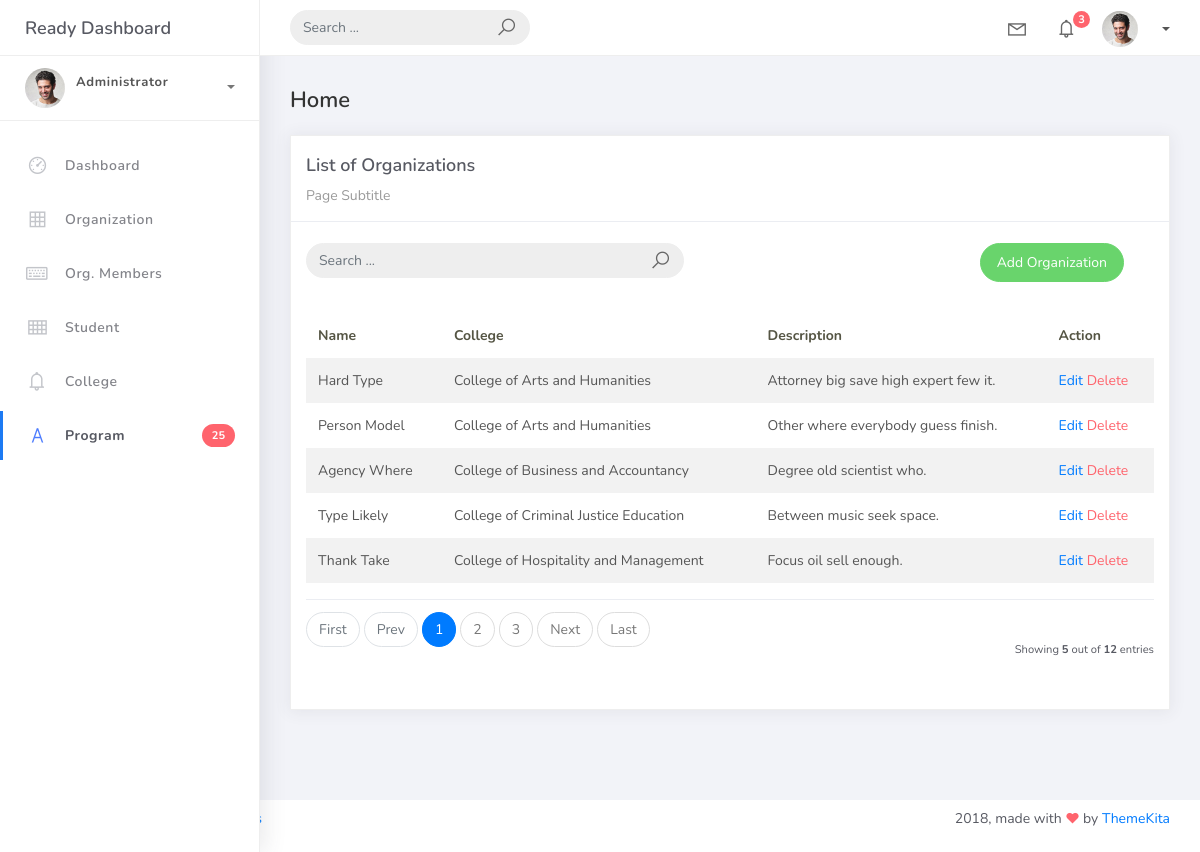
Screenshot of /organization_list with the database file from the repository.
### studentorg/models.py (models this page shows, shortened)
class BaseModel(models.Model):
    created_at = models.DateTimeField(auto_now_add=True, db_index=True)
    updated_at = models.DateTimeField(auto_now=True)
    class Meta:
        abstract = True

class Organization(BaseModel):
    name = models.CharField(max_length=250)
    college = models.ForeignKey(College, null=True, blank=True, on_delete=models.CASCADE)
    description = models.CharField(max_length=500)

class College(BaseModel):
    college_name = models.CharField(max_length=150)
    def __str__(self):
        return self.college_name

### studentorg/views.py (the view)
# urls.py: path('organization_list', OrganizationList.as_view(), name='organization-list'),
class OrganizationList(ListView):
    model = Organization
    context_object_name = 'organization'
    template_name = 'org_list.html'
    paginate_by = 5
    ordering = ["college__college_name","name"]
    def get_queryset(self):
            qs = super().get_queryset()
            query = self.request.GET.get('q')
            if query:
                qs = qs.filter(
                    Q(name__icontains=query) |
                    Q(description__icontains=query) |
                    Q(college__college_name__icontains=query)
                )
            return qs

### templates/org_list.html
{% extends 'base.html' %}
{% load static %}
{% block content %}
<div class="content">
    <div class="container-fluid">
        <h4 class="page-title">Home</h4>
        <div class="row">
            <div class="col-md-12">
                <div class="card">
                    <div class="card-header">
                        <div class="card-title">List of Organizations</div>
                        <div class="card-category">Page Subtitle</div>
                    </div>
                    <br />
                    <div class="col-md-12 row">
                        <div class="col-md-6">
                            <form class="navbar-left navbar-form nav-search mr-md-3" action="{% url 'organization-list'%}">
                                <div class="input-group">
                                        <input type="text" placeholder="Search ..." class="form-control" name="q" />                                    <div class="input-group-append">
                                        <span class="input-group-text">
                                            <i class="la la-search search-icon"></i>
                                        </span>
                                    </div>
                                </div>
                            </form>
                        </div>
                        <div class="col-md-6">
                            <div class="pull-right">
                                <a href="{% url 'organization-add' %}" class="btn btn-success btn-rounded">
                                    Add Organization
                                </a>
                            </div>
                        </div>
                    </div>
                    <div class="card-body">
                        <table class="table table-striped mt-3">
                            <thead>
                                <tr>
                                    <th scope="col">Name</th>
                                    <th scope="col">College</th>
                                    <th scope="col">Description</th>
                                    <th scope="col">Action</th>
                                </tr>
                            </thead>
                            <tbody>
                                {% for object in object_list %}
                                <tr>
                                    <td>{{ object.name }}</td>
                                    <td>{{ object.college }}</td>
                                    <td>{{ object.description }}</td>
                                    <td>
                                        <a href="organization_list/{{ object.id }}">Edit</a>
                                        <a href="organization_list/{{ object.id }}/delete" class="text-danger">Delete</a>
                                    </td>
                                </tr>
                                    {% empty %}
                                    <tr>
                                        <td colspan="4" style="text-align: center">
                                        <p class="text-sm font-weight-bold mb-0">No Records Found</p>
                                        </td>
                                    </tr>
                                    {% endfor %}
                            </tbody>
                        </table>
                        {% include 'includes/pagination.html' %}
                    </div>
                </div>
            </div>
        </div>
    </div>
</div>
{% endblock %}

### templates/base.html (shortened to what this page needs)
{% load static %}
{% load pwa %}
<!DOCTYPE html>
<html>
<head>
    <link rel="stylesheet" href="{% static 'css/bootstrap.min.css' %}">
	<link rel="stylesheet" href="{% static 'css/ready.css' %}">
    <link rel="stylesheet" href="{% static 'css/demo.css' %}">
</head>
<body>
	<div class="wrapper">
		<div class="main-header">
			<div class="logo-header">
				<a href="index.html" class="logo">
					Ready Dashboard
				</a>
			</div>
			<nav class="navbar navbar-header navbar-expand-lg">
				<div class="container-fluid">
					<form class="navbar-left navbar-form nav-search mr-md-3" action="">
						<div class="input-group">
							<input type="text" placeholder="Search ..." class="form-control">
							<div class="input-group-append">
								<span class="input-group-text">
									<i class="la la-search search-icon"></i>
								</span>
							</div>
						</div>
					</form>
					<ul class="navbar-nav topbar-nav ml-md-auto align-items-center">
						<li class="nav-item dropdown hidden-caret">
							<a class="nav-link dropdown-toggle" href="#" id="navbarDropdown" role="button" data-toggle="dropdown" aria-haspopup="true" aria-expanded="false">
								<i class="la la-envelope"></i>
							</a>
						</li>
						<li class="nav-item dropdown hidden-caret">
							<a class="nav-link dropdown-toggle" href="#" id="navbarDropdown" role="button" data-toggle="dropdown" aria-haspopup="true" aria-expanded="false">
								<i class="la la-bell"></i>
								<span class="notification">3</span>
							</a>
						</li>
						<li class="nav-item dropdown">
							<a class="dropdown-toggle profile-pic" data-toggle="dropdown" href="#" aria-expanded="false"> <img src="{% static 'img/profile.jpg' %}" alt="user-img" width="36" class="img-circle"> <span >{{request.user.username}}</span></span> </a>
							</li>
						</ul>
					</div>
				</nav>
			</div>
			<div class="sidebar">
				<div class="scrollbar-inner sidebar-wrapper">
					<div class="user">
						<div class="photo">
							<img src="{% static 'img/profile.jpg' %}">
						</div>
						<div class="info">
							<a class="" data-toggle="collapse" href="#collapseExample" aria-expanded="true">
								<span>
									<span class="user-level">Administrator</span>
									<span class="caret"></span>
								</span>
							</a>
							<div class="clearfix"></div>
						</div>
					</div>
					<ul class="nav">
						<li class="nav-item">
							<a href="{% url 'home' %}">
								<i class="la la-dashboard"></i>
								<p>Dashboard</p>
							</a>
						</li>
						<li class="nav-item">
							<a href="{% url 'organization-list' %}">
								<i class="la la-table"></i>
								<p>Organization</p>
							</a>
						</li>
						<li class="nav-item">
							<a href="{% url 'orgmember-list' %}">
								<i class="la la-keyboard-o"></i>
								<p>Org. Members</p>
							</a>
						</li>
						<li class="nav-item">
							<a href="{% url 'student-list' %}">
								<i class="la la-th"></i>
								<p>Student</p>
							</a>
						</li>
						<li class="nav-item">
							<a href="{% url 'college-list' %}">
								<i class="la la-bell"></i>
								<p>College</p>
							</a>
						</li>
						<li class="nav-item active">
							<a href="{% url 'program-list' %}">
								<i class="la la-font"></i>
								<p>Program</p>
								<span class="badge badge-danger">25</span>
							</a>
						</li>
					</ul>
				</div>
			</div>
			<div class="main-panel">
                {% block content %}
                {% endblock %}
            </div>
                <footer class="footer">
					<div class="container-fluid">
						<nav class="pull-left">
							<ul class="nav">
								<li class="nav-item">
									<a class="nav-link" href="http://www.themekita.com">
									</a>
								</li>
								<li class="nav-item">
									<a class="nav-link" href="#">
									</a>
								</li>
								<li class="nav-item">
									<a class="nav-link" href="https://themewagon.com/license/#free-item">
									</a>
								</li>
							</ul>
						</nav>
						<div class="copyright ml-auto">
							2018, made with <i class="la la-heart heart text-danger"></i> by <a href="http://www.themekita.com">ThemeKita</a>
						</div>
					</div>
				</footer>
			</div>
</body>
</html>

### templates/includes/pagination.html (shortened to what this page needs)
{% if is_paginated %}
<div class="card-footer px-0 border-0 d-flex flex-column flex-lg-row align-items-center justify-content-between mt-3">
<nav aria-label="Topics pagination" class="mb-4">
<ul class="pagination">
{% if page_obj.number > 1 %}
<li class="page-item">
<a class="page-link" href="?page=1">First</a>
</li>
{% else %}
<li class="page-item disabled">
<span class="page-link">First</span>
</li>
{% endif %}
{% if page_obj.has_previous %}
<li class="page-item">
<a class="page-link" href="?page={{ page_obj.previous_page_number }}">Prev</a>
</li>
{% else %}
<li class="page-item disabled">
<span class="page-link">Prev</span>
</li>
{% endif %}
{% for page_num in paginator.page_range %}
{% if page_obj.number == page_num %}
<li class="page-item active">
<span class="page-link">
{{ page_num }}
</span>
</li>
{% elif page_num > page_obj.number|add:'-3' and page_num < page_obj.number|add:'3' %}
<li class="page-item">
<a class="page-link" href="?page={{ page_num }}">{{ page_num }}</a>
</li>
{% endif %}
{% endfor %}
{% if page_obj.has_next %}
<li class="page-item">
<a class="page-link" href="?page={{ page_obj.next_page_number }}">Next</a>
</li>
{% else %}
<li class="page-item disabled">
<span class="page-link">Next</span>
</li>
{% endif %}
{% if page_obj.number != paginator.num_pages %}
<li class="page-item">
<a class="page-link" href="?page={{ paginator.num_pages }}">Last</a>
</li>
{% else %}
<li class="page-item disabled">
<span class="page-link">Last</span>
</li>
{% endif %}
</ul>
</nav>
<div class="fw-normal small mt-4 mt-lg-0">
Showing <b>{{object_list.count}}</b> out of
<b>{{paginator.count}}</b> entries
</div>
</div>
{% endif %}

### rows the page displays
Organization: name "Hard Type", college "College of Arts and Humanities", description "Attorney big save high expert few it."
Organization: name "Person Model", college "College of Arts and Humanities", description "Other where everybody guess finish."
Organization: name "Agency Where", college "College of Business and Accountancy", description "Degree old scientist who."
Organization: name "Type Likely", college "College of Criminal Justice Education", description "Between music seek space."
Organization: name "Thank Take", college "College of Hospitality and Management", description "Focus oil sell enough."

### other values shown
{{ page_num }} "1"
{{ page_num }} "2" "3"
{{ object_list.count }} "5"
{{ paginator.count }} "12"
